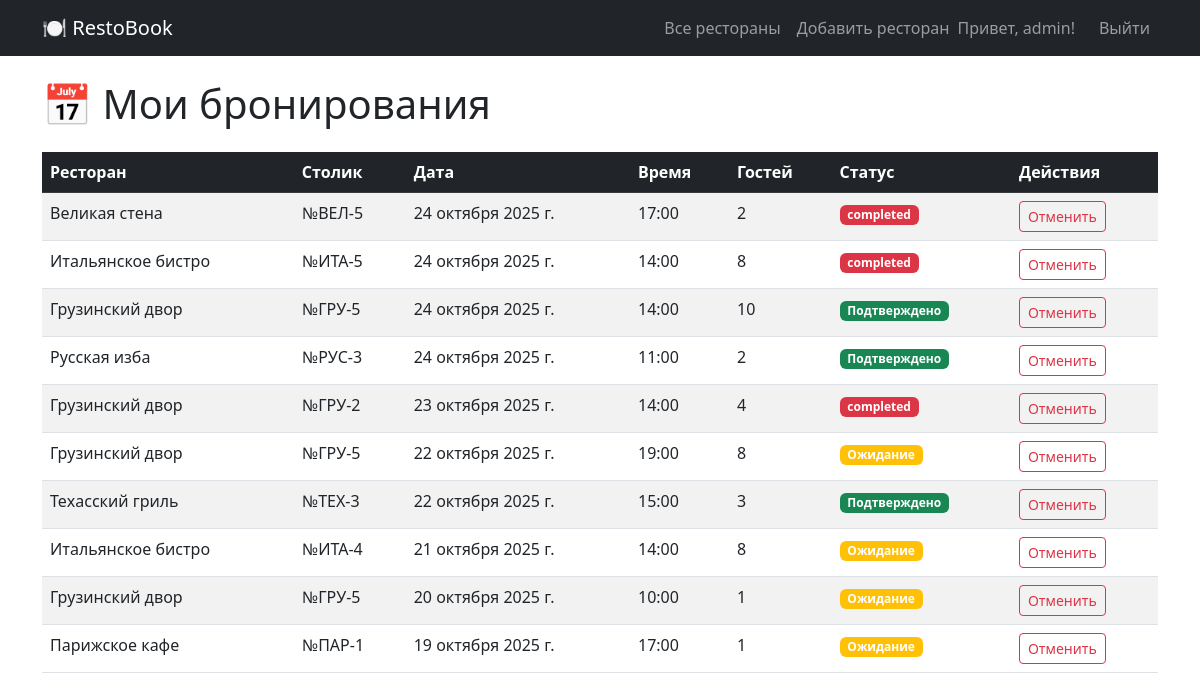
The app's page /reservations/ (signed in), older data.
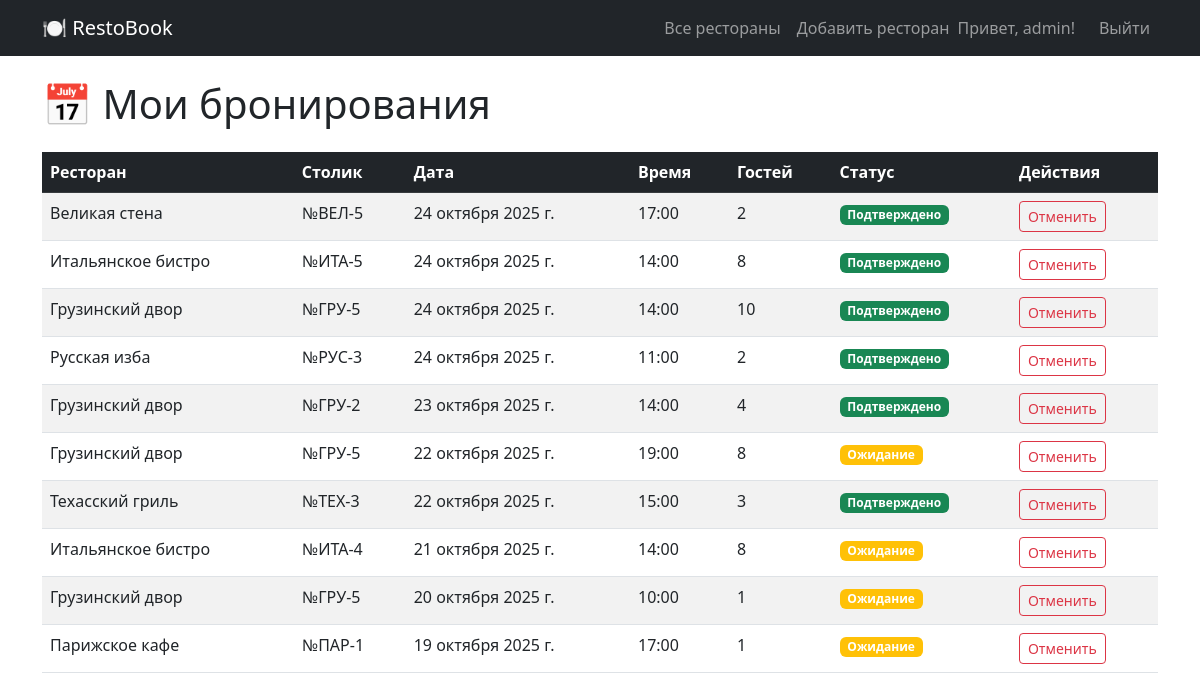
The same page, newer data.
### restaurant/models.py (models this page shows, shortened)
class Reservation(models.Model):
    STATUS_CHOICES = [
        ('confirmed', 'Подтверждено'),
        ('pending', 'Ожидание'),
        ('cancelled', 'Отменено'),
    ]
    user = models.ForeignKey(User, on_delete=models.CASCADE)
    table = models.ForeignKey(Table, on_delete=models.CASCADE)
    reservation_date = models.DateField()
    reservation_time = models.TimeField()
    guests_count = models.IntegerField()
    special_requests = models.TextField(blank=True, verbose_name='Особые пожелания')  # ДОБАВЛЕНО ПОЛЕ
    status = models.CharField(max_length=20, choices=STATUS_CHOICES, default='pending')
    created_at = models.DateTimeField(default=timezone.now)

class Table(models.Model):
    restaurant = models.ForeignKey(Restaurant, on_delete=models.CASCADE)
    table_number = models.CharField(max_length=10)
    capacity = models.IntegerField()
    price_per_hour = models.DecimalField(max_digits=8, decimal_places=2, default=500.00)

class Restaurant(models.Model):
    CUISINE_TYPES = [
        ('italian', 'Итальянская'),
        ('japanese', 'Японская'),
        ('russian', 'Русская'),
        ('french', 'Французская'),
        ('chinese', 'Китайская'),
        ('georgian', 'Грузинская'),
        ('american', 'Американская'),
    ]
    name = models.CharField(max_length=100)
    description = models.TextField()
    address = models.TextField()
    phone = models.CharField(max_length=20)
    cuisine_type = models.CharField(max_length=50, choices=CUISINE_TYPES)
    opening_hours = models.CharField(max_length=100, default='10:00-22:00')
    image = models.ImageField(upload_to='restaurants/', blank=True, null=True)
    created_by = models.ForeignKey(User, on_delete=models.SET_NULL, null=True, blank=True)
    created_at = models.DateTimeField(default=timezone.now)

### restaurant/views.py (the view)
# urls.py: path('reservations/', views.user_reservations, name='user_reservations'),
@login_required
def user_reservations(request):
    reservations = Reservation.objects.filter(user=request.user).order_by('-reservation_date', '-reservation_time')
    context = {
        'reservations': reservations
    }
    return render(request, 'restaurant/user_reservations.html', context)

### templates/restaurant/user_reservations.html (shortened to what this page needs)
<!DOCTYPE html>
<html lang="ru">
<head>
    <link href="https://cdn.jsdelivr.net/npm/bootstrap@5.3.0/dist/css/bootstrap.min.css" rel="stylesheet">
</head>
<body>
    <nav class="navbar navbar-expand-lg navbar-dark bg-dark">
        <div class="container">
            <a class="navbar-brand" href="{% url 'home' %}">🍽 RestoBook</a>
            <div class="navbar-nav ms-auto">
                <a class="nav-link" href="{% url 'all_restaurants' %}">Все рестораны</a>
                {% if user.is_staff %}
                <a class="nav-link" href="{% url 'restaurant_create' %}">Добавить ресторан</a>
                {% endif %}
                {% if user.is_authenticated %}
                    <span class="navbar-text me-3">Привет, {{ user.username }}!</span>
                    <a class="nav-link" href="{% url 'logout' %}">Выйти</a>
                {% else %}
                    <a class="nav-link" href="{% url 'register' %}">📝 Регистрация</a>
                    <a class="nav-link" href="{% url 'login' %}">Войти</a>
                {% endif %}
            </div>
        </div>
    </nav>
    <div class="container mt-4">
        <h1 class="mb-4">📅 Мои бронирования</h1>
        {% if reservations %}
        <div class="table-responsive">
            <table class="table table-striped">
                <thead class="table-dark">
                    <tr>
                        <th>Ресторан</th>
                        <th>Столик</th>
                        <th>Дата</th>
                        <th>Время</th>
                        <th>Гостей</th>
                        <th>Статус</th>
                        <th>Действия</th>
                    </tr>
                </thead>
                <tbody>
                    {% for reservation in reservations %}
                    <tr>
                        <td>{{ reservation.table.restaurant.name }}</td>
                        <td>№{{ reservation.table.table_number }}</td>
                        <td>{{ reservation.reservation_date }}</td>
                        <td>{{ reservation.reservation_time }}</td>
                        <td>{{ reservation.guests_count }}</td>
                        <td>
                            <span class="badge
                                {% if reservation.status == 'confirmed' %}bg-success
                                {% elif reservation.status == 'pending' %}bg-warning
                                {% else %}bg-danger{% endif %}">
                                {{ reservation.get_status_display }}
                            </span>
                        </td>
                        <td>
                            {% if reservation.status != 'cancelled' %}
                            <a href="{% url 'cancel_reservation' reservation.id %}" class="btn btn-sm btn-outline-danger">Отменить</a>
                            {% endif %}
                        </td>
                    </tr>
                    {% endfor %}
                </tbody>
            </table>
        </div>
        {% else %}
        <div class="alert alert-info">
            <h4>У вас пока нет бронирований</h4>
            <p>Найдите подходящий ресторан и забронируйте столик!</p>
            <a href="{% url 'all_restaurants' %}" class="btn btn-primary">Найти ресторан</a>
        </div>
        {% endif %}
    </div>
</body>
</html>

Row changes from the older to the newer data that the page shows:
changed Reservation "Великая стена": status "completed" → "Подтверждено"
changed Reservation "ИТА-5": status "completed" → "Подтверждено"
changed Reservation "23 октября 2025 г.": status "completed" → "Подтверждено"
